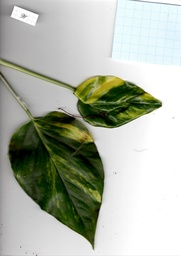
#> input picture yellow_leaf_calculation/16_day0_leaf_2.JPG, 181 x 256 px, shrunk from 4960 x 7015 before the run
$ python strategy_for_yellow_leafparts.py
#> lines starting #> are read from the running program, lines starting #| are printed output that depends on the picture; after the words box and inside, x2 and y2 are one past the last pixel; in counts of white or black regions, pixels touching at a corner belong together
#!/usr/bin/env python3
# -*- coding: utf-8 -*-
"""
Created on Wed Feb 24 12:46:28 2021

@author: sandra
"""

#As you can see, wehen you comparen Picture "16_day0_leaf_2.jpg" with
#the picture "yellow_is_missing.png"
#you can see that with our previous strategy we had the issue that big parts of
#out leaf area went missing

#this is why we used a different strategy for those described with an example here
#this strategy could maybe be used for all leafes(we didn't check), but because
#we already finished the once that performed
#fine and this strategy causes the stem to be quite visible we choose to do
#it only in the cases necessary.
#the stem beeing very thickly visible is an issue because it is more difficult
#and takes quite long to eroded the stem away and get rid of it

#so it is probably a good choice to only use this strategy when needed


import skimage.io as io
import numpy as np
from skimage.morphology import erosion, dilation
from skimage.morphology import disk
from scipy import ndimage
from skimage.morphology import remove_small_objects, convex_hull_object

leaf = io.imread("16_day0_leaf_2.JPG")
#> leaf is the input picture: shape (256, 181, 3); mean R, G, B 176.1, 181.5, 169.1

# as our background is white Kappel suggested we use the stategy to calculate
# the standard deviation between the different color channels, because this
#vallue is going to be 0 or quite small for al the white or whiteish parts

s=np.std(leaf,axis=2)
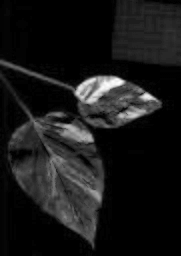
#> s: shape (256, 181) float64; min 0, max 67.73, mean 6.5; drawn with min black and max white
io.imshow(s)
#look at image "standard_deviations.png"


# doing simple thresholding:
threshold = s.max() / 15
#> threshold = 4.52
#the value i divide by is quite big, because most of what i don't want
#in my picture already hase a value of 0
#so i want to keep most of what has numbers
bw = s > threshold #get binary picture
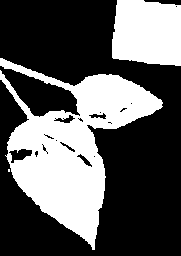
#> bw: shape (256, 181) bool; 36.2% white; 3 white regions (1 under 20 px), largest, box (x1, y1, x2, y2) and area: (0, 58, 163, 250) 12670, (112, 0, 181, 66) 4084
io.imshow(bw)
#see image "bw.png"


#now to get rid of the millimeterpaper and the stem of the plant we do
#erosion and then dilation just like in our other method

#the filter called selem here is a disk with radius 55
#we decide on this kind of disk by looking at the stem. We want to erode the stem
#away, thats why we need a filter which is about as bis as the stem is wide
#to erode the stem away

selem = disk(55)
eroded = erosion(bw,selem)
#> eroded: shape (256, 181) bool; every value is 0
#because part of the stem was still visible here i had to choose a pretty big value for
#remove_small objects so the stem would go away
#but no part of the leaf was lost
eroded_1 = remove_small_objects(eroded,50000)
io.imshow(eroded_1)
dilated = dilation(eroded_1,selem)
io.imshow(dilated)
#image: dilated.png


#after getting rid of the stem and dilating, we cover both leaf objects with a
#convex_hull
#we do this to later overlay this image with one where no dilation and erosion was done
#to make sure we don't change the shape of the leaf by accident
leafhull=convex_hull_object(dilated)
io.imshow(leafhull)
#image: leafhull.png


#we will the holes in the bw image, so that the small hole one can see in the
#leaf are gone, and we can get the whole leaf area
bw_filled=ndimage.binary_fill_holes(bw)
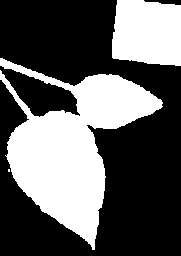
#> bw_filled: shape (256, 181) bool; 37.2% white; 3 white regions (1 under 20 px), largest, box (x1, y1, x2, y2) and area: (0, 58, 163, 250) 13142, (112, 0, 181, 66) 4085
io.imshow(bw_filled)
#image: bw_filled.png


#here we overlap out convex hulls with the bw_filled so that we can just pick
#the proper leafes and can get rid of the stem
end_leaf=leafhull & bw_filled
io.imshow(end_leaf)
#image: endresult.png


#print out the leaf area
print(end_leaf.sum())
#| 0
#result=8740363

#I checked this value compared to out method before and we would have lost 11cm²
#with loosing parts of the leaf


# !! The other pictures of plant 16 were evaluated with out previous method!
#this is not shown here:
#but the values are leaf_1 = 5983367; leaf_3= 4715285
#if you wanted to know


####OTHER NOTES to seperation stategies from out talks with him
#maybe be usefull for inspiration for the airroots:


#colors?
# hsv transformation

#-> check out this list for inspiration
#https://scikit-image.org/docs/dev/auto_examples/index.html

#or simple edge detection algorithm  would be possible?
#overlay detected edges with the other pictures and then fill holes
#https://docs.opencv.org/master/da/d22/tutorial_py_canny.html
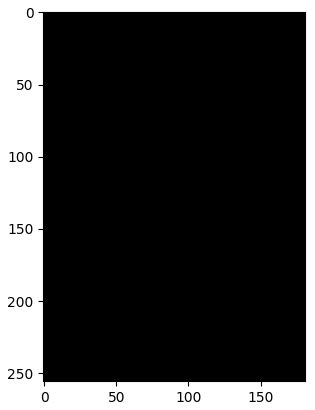
#> figure drawn by matplotlib, 1 panel
